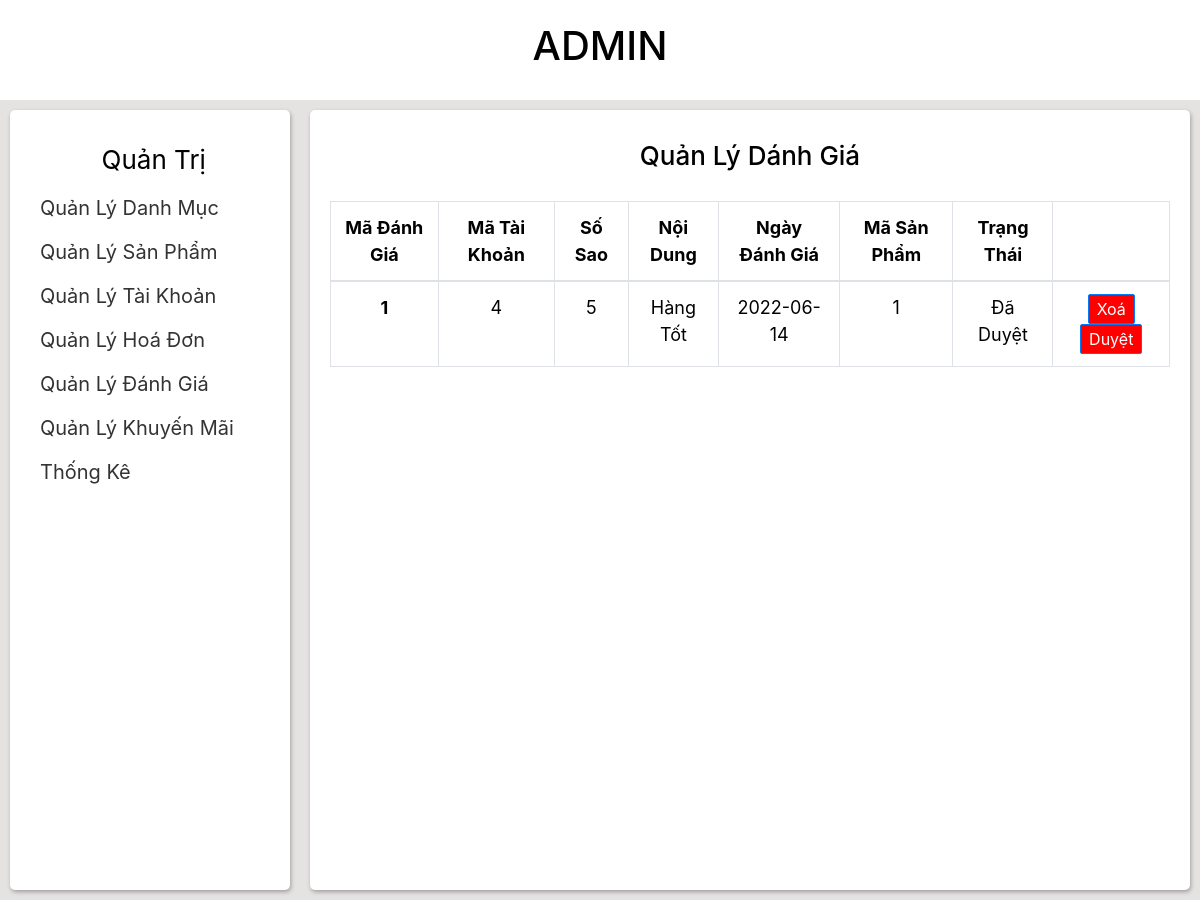
The page /admin/quanlydanhgia/quanlydanhgia.php on the database its author committed.
### tables this page shows
CREATE TABLE `danh_gia` (
  `MaDG` varchar(10) NOT NULL,
  `MaTK` int(10) NOT NULL,
  `SoSao` int(5) NOT NULL,
  `NoiDung` varchar(255) NOT NULL,
  `NgayDG` date NOT NULL,
  `MaSP` varchar(10) NOT NULL,
  `TrangThai` varchar(50) NOT NULL
);

### admin/quanlydanhgia/quanlydanhgia.php (the view, shortened to what this page needs)
<!DOCTYPE html>
<html>
	<head>
		<link rel="stylesheet" href="https://cdn.jsdelivr.net/npm/bootstrap@4.0.0/dist/css/bootstrap.min.css">
		<link rel="stylesheet" type="text/css" href="../../style/styleAdmin.css">
	</head>
	<body>
		<div class="header">
				<h1>ADMIN</h1>
		</div>
		<div class="wrap">
			<div class="navbar">
				<div class="navbar-wrap">
					<div class="navbar-user">
						<span>Quản Trị</span>
					</div>
					<div>
						<ul class="navbar-item">
							<li class="navbar-item-li">
								<a class="navbar-item-link" href="../quanlydanhmuc/quanlydanhmuc.php">Quản Lý Danh Mục</a>
							</li>
							<li class="navbar-item-li">
								<a class="navbar-item-link" href="../quanlysanpham/quanlysanpham.php" >Quản Lý Sản Phẩm</a>
							</li>
							<li class="navbar-item-li">
								<a class="navbar-item-link" href="../quanlytaikhoan/quanlytaikhoan.php" >Quản Lý Tài Khoản</a>
							</li>
							<li class="navbar-item-li">
								<a class="navbar-item-link" href="../quanlyhoadon/quanlyhoadon.php" >Quản Lý Hoá Đơn</a>
							</li>
							<li class="navbar-item-li">
								<a class="navbar-item-link" href="../quanlydanhgia/quanlydanhgia.php" >Quản Lý Đánh Giá</a>
							</li>
							<li class="navbar-item-li">
								<a class="navbar-item-link" href="../quanlykhuyenmai/quanlykhuyenmai.php" >Quản Lý Khuyến Mãi</a>
							</li>
							<li class="navbar-item-li">
								<a class="navbar-item-link" href="..thongke/thongkedoanhthu.php" >Thống Kê</a>
							</li>
						</ul>
					</div>
				</div>
			</div>
			<div class="container">
					<?php
						include'../connect.php';
						$sql_xemdg="SELECT *FROM danh_gia" ;
						$result_dg=mysqli_query($conn,$sql_xemdg);
					?>
				<div class="container-wrap">
					<h1 class="container-header">
						Quản Lý Dánh Giá
					</h1>
					<table class="table table-bordered">
					  <thead>
					    <tr>
					      <th scope="col">Mã Đánh Giá</th>
					      <th scope="col">Mã Tài Khoản</th>
					      <th scope="col">Số Sao</th>
					      <th scope="col">Nội Dung</th>
					      <th scope="col">Ngày Đánh Giá</th>
					      <th scope="col">Mã Sản Phẩm</th>
					      <th scope="col">Trạng Thái</th>
					      <th scope="col"></th>
					    </tr>
					  </thead>
					<?php
					while ($data=mysqli_fetch_array($result_dg)) {
					?>
					  <tbody>
					    <tr>
					      <th scope="row"><?php echo $data['MaDG'];?></th>
					      <td><?php echo $data['MaTK'];?></td>
					      <td><?php echo $data['SoSao'];?></td>
					      <td><?php echo $data['NoiDung'];?></td>
					      <td><?php echo $data['NgayDG'];?></td>
					      <td><?php echo $data['MaSP'];?></td>
					      <td><?php echo $data['TrangThai'];?></td>
					      <td>
					      	<a class="btn btn-primary" href="xoadanhgia.php?id=<?php echo $data['MaDG']?>" role="button">Xoá</a>
					      	<a class="btn btn-primary" href="duyetdanhgia.php?id=<?php echo $data['MaDG']?>" role="button">Duyệt</a>
					      </td>
					    </tr>
					  </tbody>
					  	<?php
						}
						?>
					</table>
				</div>
			</div>
		</div>
	</body>
</html>

### style/styleAdmin.css (style rules this page uses)
* { padding: 0; margin: 0; box-sizing: border-box; }
body { font-size: 62.5%; height: 100vh; width: 100%; color: black; }
a { text-decoration: none; font-size: 20px; padding: 10px; transition: 0.3s ease; color: #333; }
ul li { list-style: none; }
.btn { background-color: red; padding: 2px 8px; border-radius: 2px; }
.header { height: 100px; display: flex; align-items: center; justify-content: center; }
.wrap { display: flex; justify-content: center; background-color: #e5e2e2; min-height: 100vh; }
.navbar { width: 25%; padding: 10px; }
.navbar-item-li { margin: 14px 0; }
.navbar-wrap, .container-wrap { padding: 20px; width: 100%; height: 100%; background-color: white; border-radius: 5px; box-shadow: 1px 2px 4px rgba(0, 0, 0, 0.3); }
.navbar-user, .container-header { margin: 10px 0; text-align: center; font-size: 26px; }
.container-wrap { text-align: center; }
.container { width: 75%; padding: 10px; }
.container-header { margin-bottom: 30px; }
.table-bordered { font-size: 18px; }

### rows shown on the page
danh_gia: MaDG "1", MaTK "4", SoSao "5", NoiDung "Hàng Tốt", NgayDG "2022-06-14", MaSP "1", TrangThai "Đã Duyệt"
